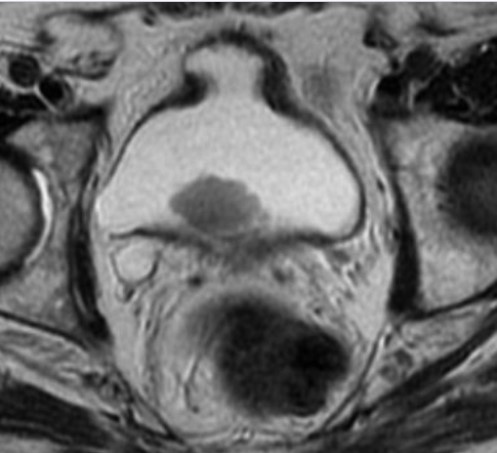
#> input picture cancer.jpg, 497 x 453 px
$ python sift_feature.py
#> lines starting #> are read from the running program, lines starting #| are printed output that depends on the picture
import numpy as np
import cv2 as cv
import matplotlib.pyplot as plt

# Read the image
original_image = cv.imread('cancer.jpg')
#> original_image is the input picture: shape (453, 497, 3); mean B, G, R 104, 103.9, 103.9
gray_image = cv.cvtColor(original_image, cv.COLOR_BGR2GRAY)

"""Sift Descriptor Code"""
sift = cv.SIFT_create()
kp, des = sift.detectAndCompute(gray_image, None)  # keypoints and corresponding descriptors
#> kp = 796 keypoints; strongest (x, y, size): (405, 299, 26.7), (40, 178, 8), (36, 90, 6), (274, 90, 25.5)


"""Visualization Code"""
# print(len(kp))
# print(des.shape[0]*des.shape[1])
img = cv.drawKeypoints(gray_image, kp, original_image)
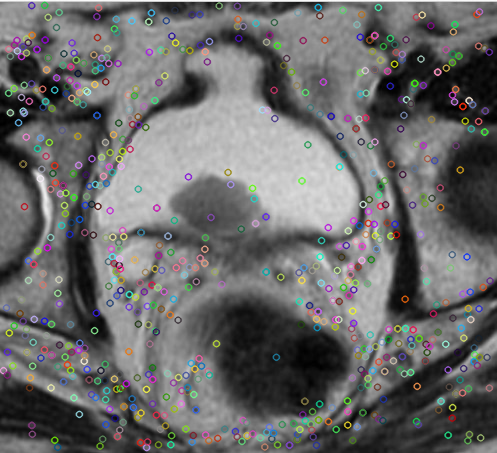
#> img: shape (453, 497, 3); mean B, G, R 105.2, 105.2, 105.3
# cv.imwrite('sift_keypoints.jpg',img)

plt.figure(figsize=(10, 2))

plt.subplot(121)  # Use 121 for the first subplot (1 row, 2 columns, 1st subplot)
plt.imshow(gray_image, cmap=plt.cm.gray)
plt.axis('off')
plt.title('Original Image')

plt.subplot(122)  # Use 122 for the first subplot (1 row, 2 columns, 2nd subplot)
plt.imshow(img, cmap=plt.cm.gray)
plt.axis('off')
plt.title('Image with keypoints')

plt.show()
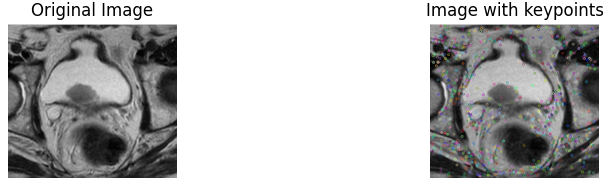
#> figure drawn by matplotlib, 2 panels; B, G, R data is drawn as R, G, B
